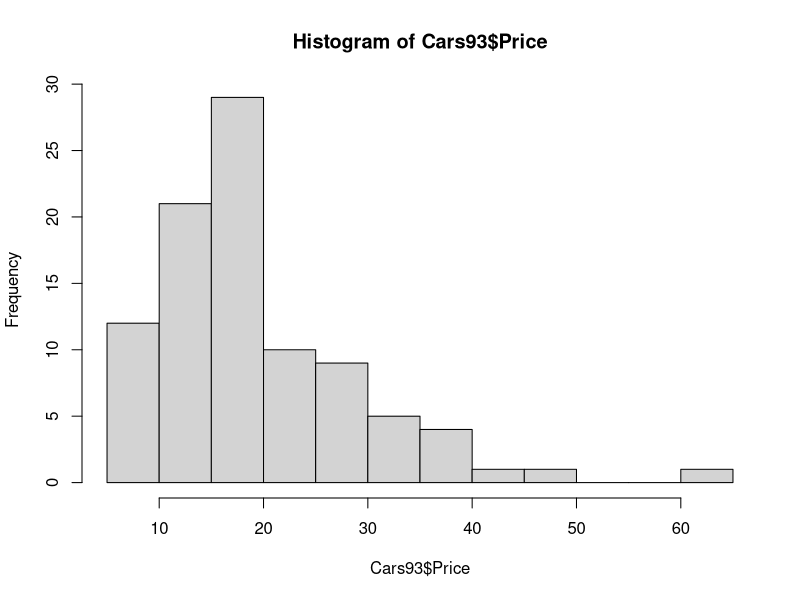
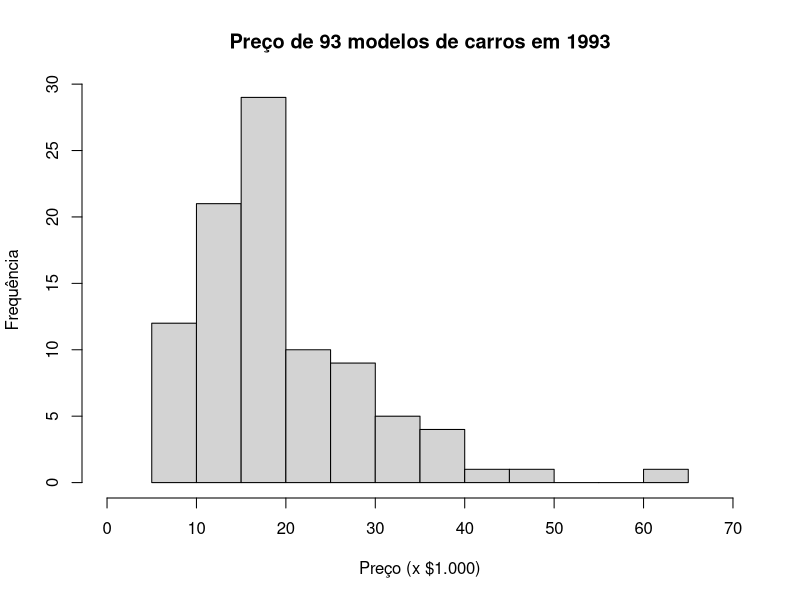
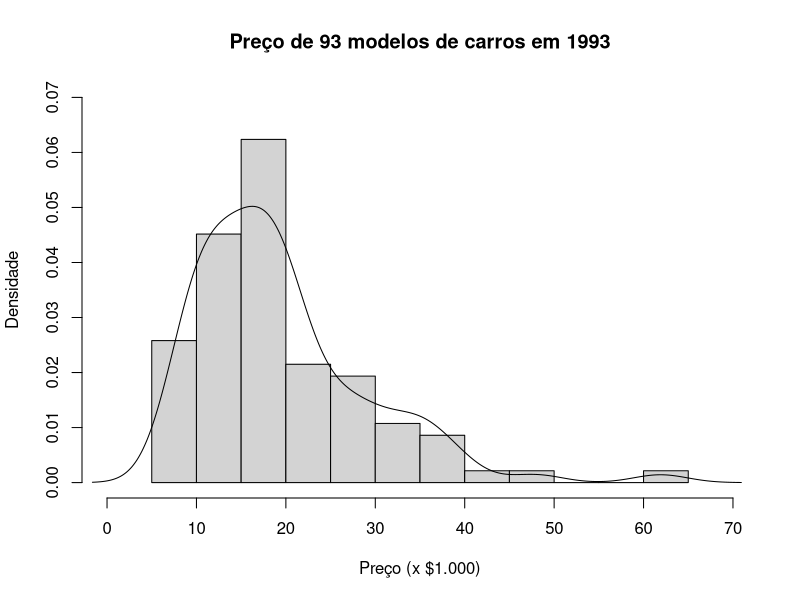
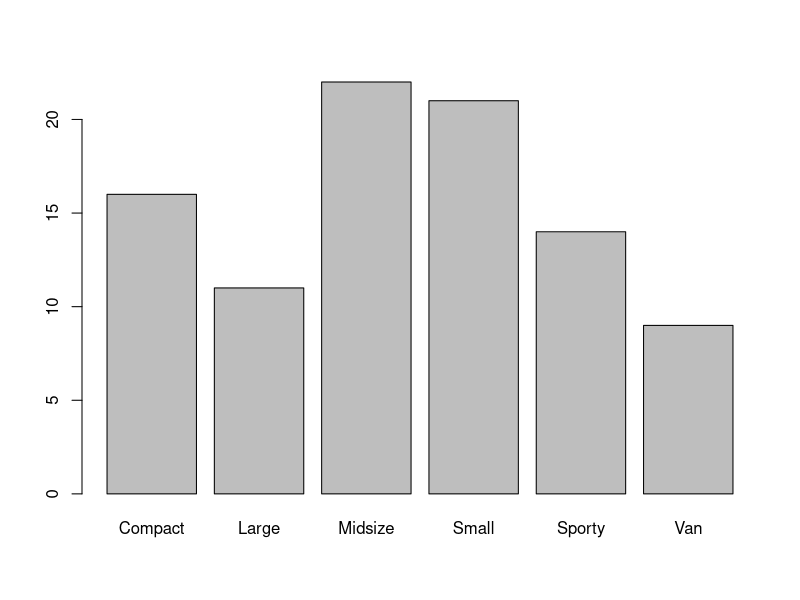
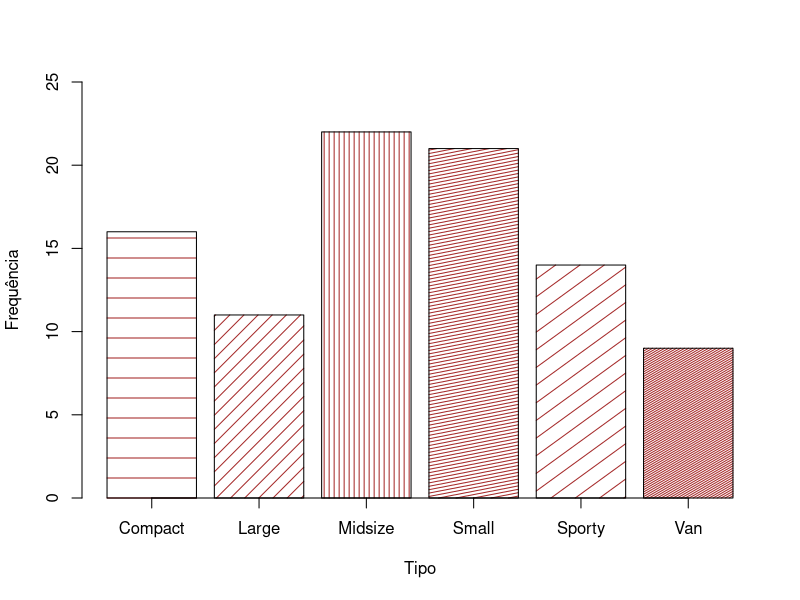
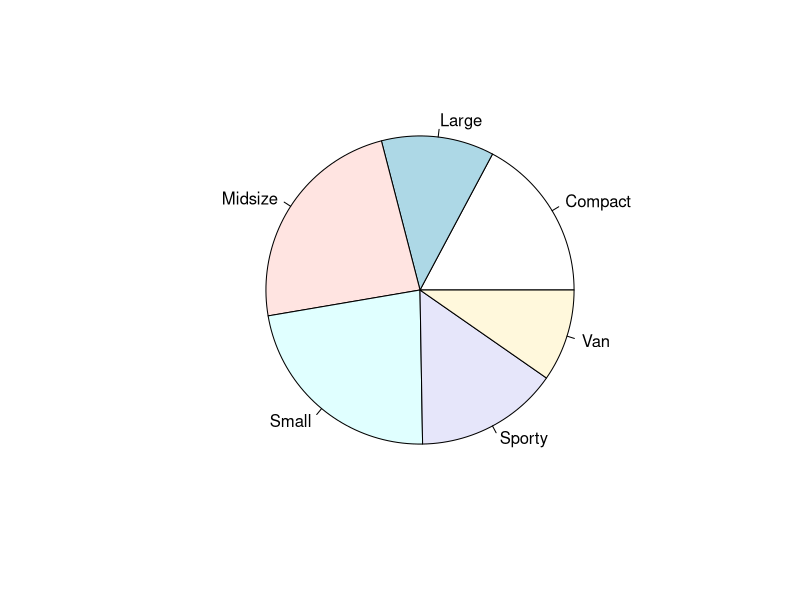
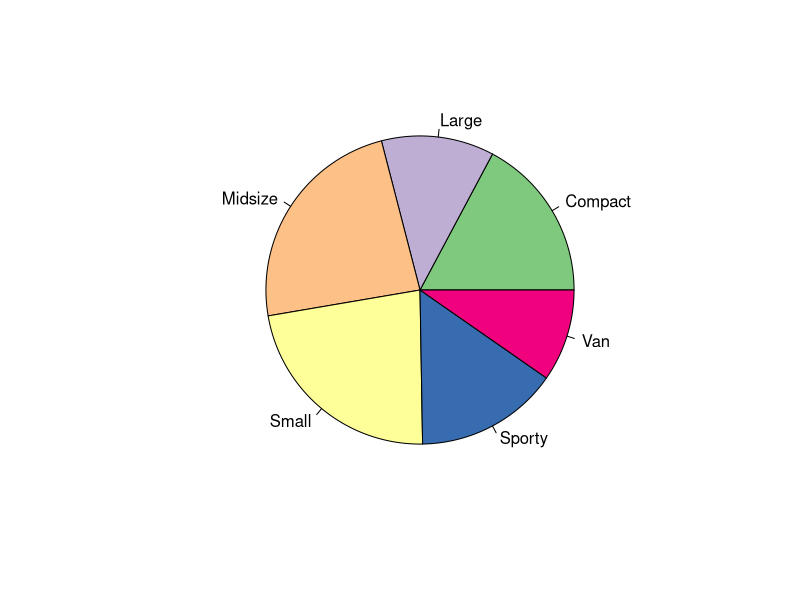
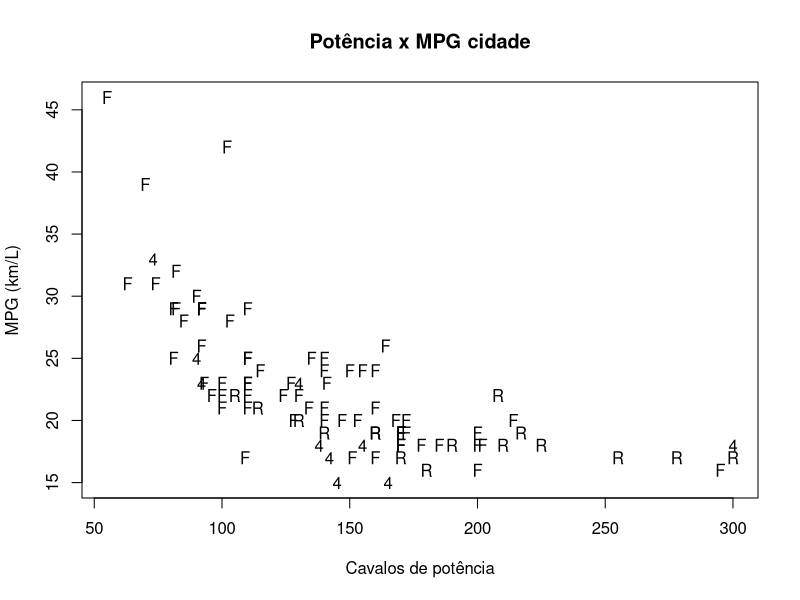

These charts were generated, in order, by the following R code:
library(MASS)
View(Cars93)

hist(Cars93$Price)

hist(Cars93$Price,
  xlab = "Preço (x $1.000)",
  xlim = c(0, 70),
  main = "Preço de 93 modelos de carros em 1993",
  ylab = "Frequência"
)

hist(Cars93$Price,
  xlab = "Preço (x $1.000)",
  xlim = c(0, 70),
  main = "Preço de 93 modelos de carros em 1993",
  ylab = "Densidade",
  probability = TRUE,
  ylim = c(0, 0.07)
)

lines(density(Cars93$Price))

tipo <- table(Cars93$Type)

barplot(tipo)

barplot(tipo,
  xlab = "Tipo",
  ylab = "Frequência",
  ylim = c(0, 25),
  axis.lty = "solid",
  density = c(5, 10, 20, 30, 7, 50),
  angle = c(0, 45, 90, 11, 36, 30),
  col = "brown"
)

pie(tipo)

library(RColorBrewer)
minhapaleta <- brewer.pal(6, "Accent")
pie(tipo, col = minhapaleta)

plot(Cars93$Horsepower,
  Cars93$MPG.city,
  xlab = "Cavalos de potência",
  ylab = "MPG (km/L)",
  main = "Potência x MPG cidade",
  pch = as.character(Cars93$DriveTrain)
)

boxplot(Cars93$Horsepower ~ Cars93$Cylinders,
  xlab = "Cilindros",
  ylab = "Potência",
  col = minhapaleta
)

boxplot(Cars93$Price)

summary(Cars93$Price)
